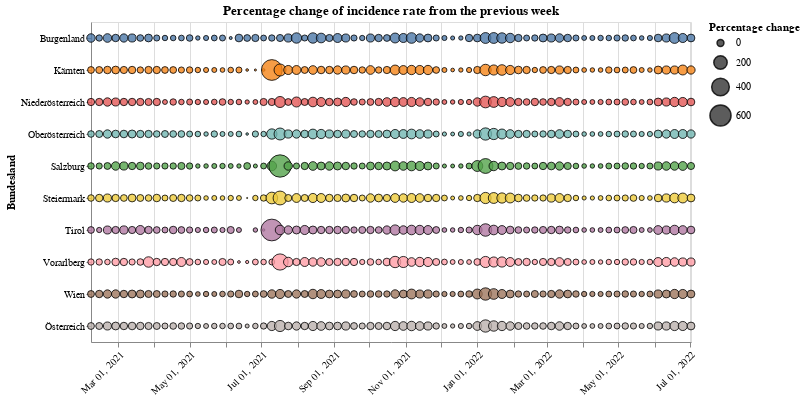

The code cell stored with this chart in its notebook:
### Code cell
#collapse
source = saturdays_data.query("Time >= '2021-01-31'")
alt.Chart(source).mark_circle(
    opacity=0.8,
    stroke='black',
    strokeWidth=1
).encode(
    alt.X('yearmonthdate(Time):T', axis=alt.Axis(title='', labelAngle=-45)),
    alt.Y('Bundesland:N'),
    alt.Size('rate_change:Q',
            scale=alt.Scale(range=[0, 500]),
            legend=alt.Legend(title='Percentage change')
    ),
    alt.Color('Bundesland:N', legend=None),
    tooltip=['Time', 'rate_change']
).properties(
    width=600,
    height=320,
    title='Percentage change of incidence rate from the previous week'
)

### Figure 1 — Vega-Lite specification as saved in the notebook (floating-point values rounded to 4 significant figures; data arrays with more than 128 entries replaced by an {"elided": "..."} marker saying what was removed)
{"config": {"view": {"continuousWidth": 400, "continuousHeight": 300}}, "data": {"name": "data-81d272a1b7612e27ae8680a239248371"}, "mark": {"type": "circle", "opacity": 0.8, "stroke": "black", "strokeWidth": 1}, "encoding": {"color": {"type": "nominal", "field": "Bundesland", "legend": null}, "size": {"type": "quantitative", "field": "rate_change", "legend": {"title": "Percentage change"}, "scale": {"range": [0, 500]}}, "tooltip": [{"type": "temporal", "field": "Time"}, {"type": "quantitative", "field": "rate_change"}], "x": {"type": "temporal", "axis": {"labelAngle": -45, "title": ""}, "field": "Time", "timeUnit": "yearmonthdate"}, "y": {"type": "nominal", "field": "Bundesland"}}, "height": 320, "title": "Percentage change of incidence rate from the previous week", "width": 600, "$schema": "https://vega.github.io/schema/vega-lite/v4.8.1.json", "datasets": {"data-81d272a1b7612e27ae8680a239248371": {"elided": "740 records"}}}
